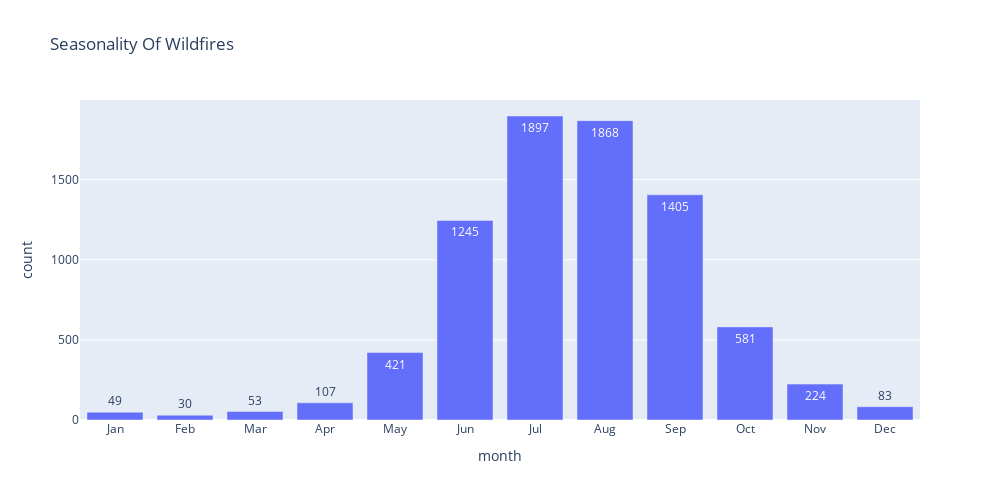

Here is the notebook cell this chart was saved with:
### Code cell
# some data wrangling
df_4_1 = pd.read_csv(data_path / 'wildfires_grouped_task4_2.csv')
df_4_1 = df_4_2.groupby('month').sum()
df_4_1.reset_index(inplace=True)
df_4_1.to_csv(data_path / 'wildfires_grouped_task4_1.csv', index=False)
df_4_1 = pd.read_csv(data_path / 'wildfires_grouped_task4_1.csv')
fig_4_1 = px.bar(df_4_1, x="month", y="count", title="Seasonality Of Wildfires",
            height=500,
            width=1000,
            text_auto=True,
            category_orders={'cause': order_list},
            )
fig_4_1.update_xaxes(tickvals=np.arange(1,13), ticktext=['Jan', 'Feb', 'Mar',
                                                   'Apr', 'May', 'Jun',
                                                   'Jul', 'Aug', 'Sep',
                                                   'Oct', 'Nov', 'Dec'])

fig_4_1.show()

### Figure 1 — Plotly figure (JSON) as saved in the notebook; plotly's stock layout.template omitted (floating-point values rounded to 4 significant figures)
{"data": [{"alignmentgroup": "True", "hovertemplate": "month=%{x}<br>count=%{y}<extra></extra>", "legendgroup": "", "marker": {"color": "#636efa", "pattern": {"shape": ""}}, "name": "", "offsetgroup": "", "orientation": "v", "showlegend": false, "textposition": "auto", "texttemplate": "%{y}", "type": "bar", "x": [1, 2, 3, 4, 5, 6, 7, 8, 9, 10, 11, 12], "xaxis": "x", "y": [49, 30, 53, 107, 421, 1245, 1897, 1868, 1405, 581, 224, 83], "yaxis": "y"}], "layout": {"barmode": "relative", "height": 500, "legend": {"tracegroupgap": 0}, "title": {"text": "Seasonality Of Wildfires"}, "width": 1000, "xaxis": {"anchor": "y", "autorange": true, "domain": [0, 1], "range": [0.5, 12.5], "ticktext": ["Jan", "Feb", "Mar", "Apr", "May", "Jun", "Jul", "Aug", "Sep", "Oct", "Nov", "Dec"], "tickvals": [1, 2, 3, 4, 5, 6, 7, 8, 9, 10, 11, 12], "title": {"text": "month"}, "type": "linear"}, "yaxis": {"anchor": "x", "autorange": true, "domain": [0, 1], "range": [0, 1997.0], "title": {"text": "count"}, "type": "linear"}}}
